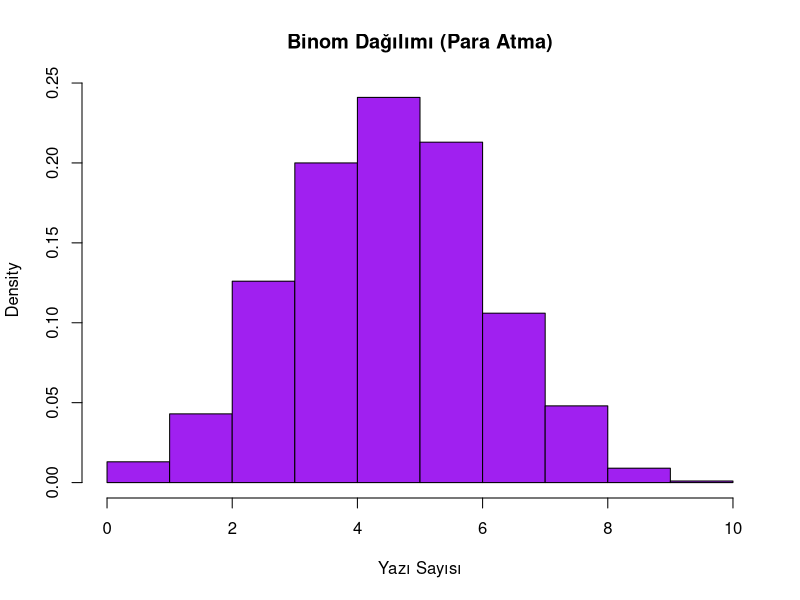

This chart was generated by the following R code:
set.seed(123)
flips <- rbinom(1000, size = 10, prob = 0.5)
hist(flips, main = "Binom Dağılımı (Para Atma)", xlab = "Yazı Sayısı", col = "purple", breaks = 10, probability = TRUE)


